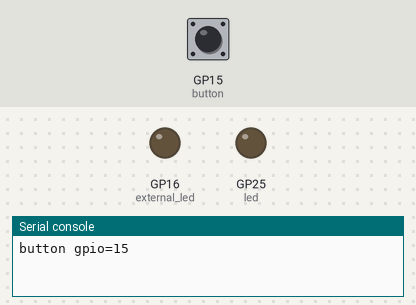
Recording of a program running on a simulated Raspberry Pi Pico running MicroPython. Shown: output pins drawn as LEDs (lit = HIGH), the last lines printed to the serial console. The inputs (shaded band) are chosen by the test bench; at power-on: GP15 (button) HIGH.

Above: at 1.2 s.
1.3 s: GP15 (button) pulled LOW for 0.15 s
At 2.6 s:
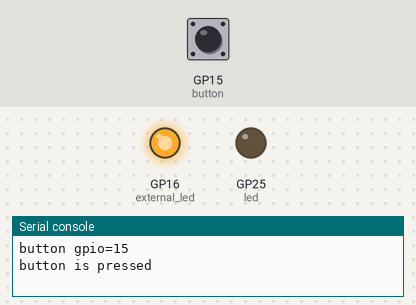
2.9 s: GP15 (button) pulled LOW for 1 s
At 3.6 s:
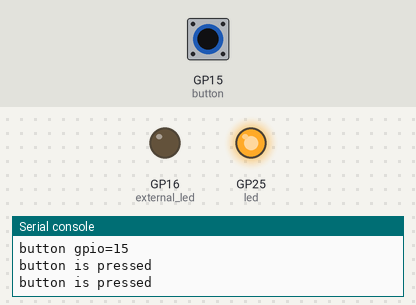
5.4 s: GP15 (button) pulled LOW for 3.2 s
At 6.7 s:
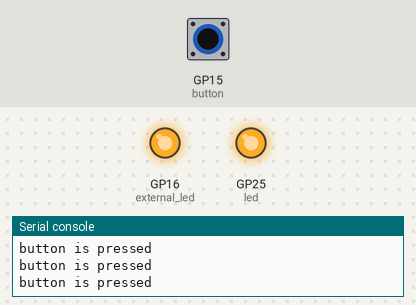
Timing chart, 0 to 10.1 s (numbered marks = the images above; inputs shaded):
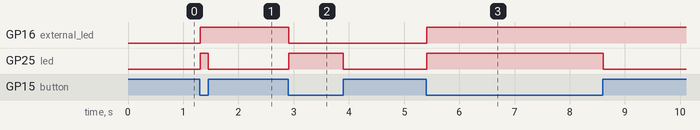

Measured:
- after the input at 1.3 s, GP16 (external_led): LOW → HIGH at once; GP25 (led): LOW → HIGH at once, → LOW 0.14 s later
- after the input at 2.9 s, GP16 (external_led): HIGH → LOW at once; GP25 (led): LOW → HIGH at once, → LOW 0.99 s later
- after the input at 5.4 s, GP16 (external_led): LOW → HIGH at once; GP25 (led): LOW → HIGH at once, → LOW 3.2 s later

The program:

useButtonBlink.py
```python
from machine import Pin
import utime
#Initialize GPIO15,and set the pull-up input mode
button_num = 15
button = Pin(button_num,Pin.IN,Pin.PULL_UP)

#Initialize GPIO16,and set the output
external_led_num = 16
external_led = Pin(external_led_num,Pin.OUT)

#Initialize GPIO25,and set the ouptut mode
led_num = 25
led = Pin(led_num,Pin.OUT)

print("button gpio={0}".format(button_num))

while True:
    #led turn off
    led.off()
    #Read button value
    if(button.value()==0):
        utime.sleep(0.01)
        if(button.value()==0):
            #Toggle led
            external_led.toggle()
            #led turn on
            led.on()
            print("button is pressed")
            while(button.value()==0):
                utime.sleep(0.01)
```
